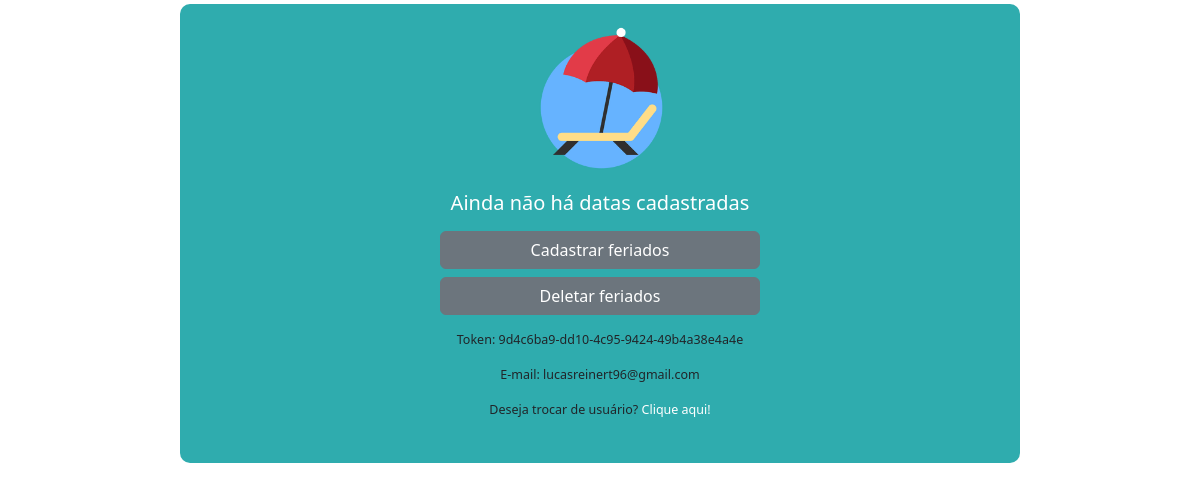
The app's page /users/ (signed in), older data.
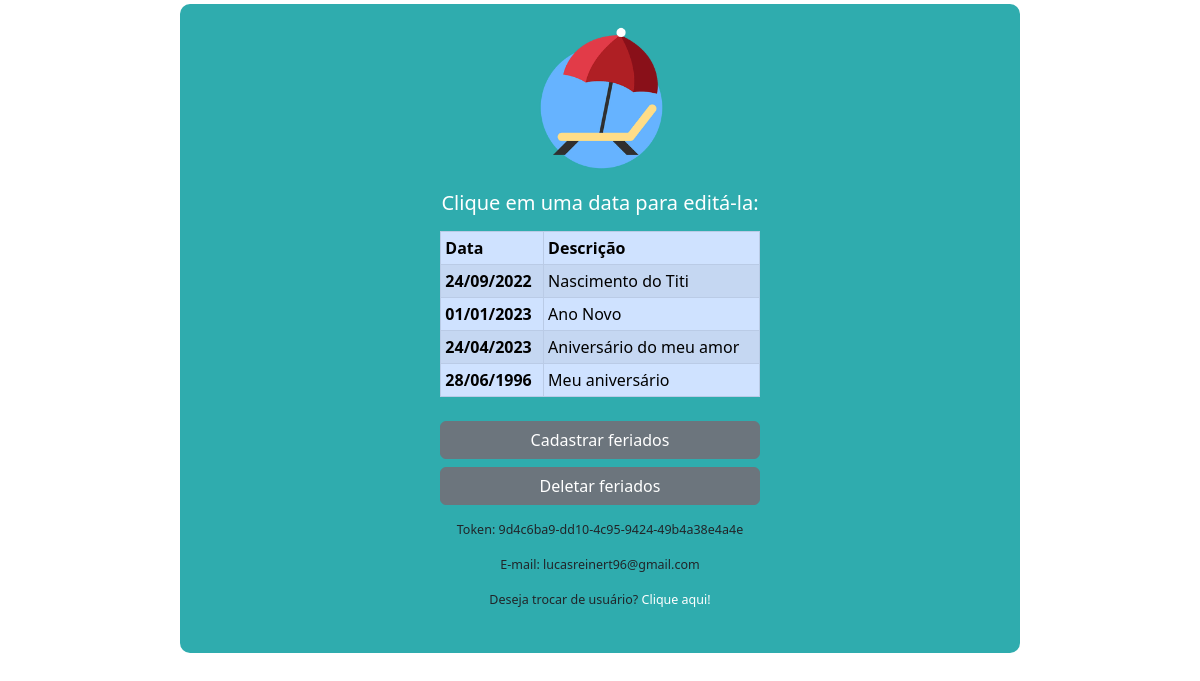
The same page, newer data.
### users/models.py (models this page shows, shortened)
class CustomUser(AbstractUser):
    token = models.UUIDField(primary_key=True, default=uuid.uuid4, editable=False)
    username = None
    email = models.EmailField(_("email address"), unique=True, null=False)
    USERNAME_FIELD = "email"
    REQUIRED_FIELDS = []
    objects = CustomUserManager()

### datas/models.py (models this page shows, shortened)
class Feriados(models.Model):
    usuario = models.ForeignKey(CustomUser, on_delete=models.CASCADE)
    data = models.DateField()
    description = models.CharField(max_length=200, default='Não especificado')
    class Meta:
        db_table = 'tb_feriados'

### users/views.py (the view)
# urls.py: path('', views.index, name='index'),
def index(request):
    if request.user.is_authenticated:
        listar_datas = request.user.feriados_set.all()
        quantidade_datas = listar_datas.count()
        context = {
            'listar_datas': listar_datas,
            'quantidade_datas': quantidade_datas
        }
        return render(request, 'inicio/index.html', context=context)
    else:
        return render(request, 'inicio/index.html')

### users/templates/inicio/index.html
{% extends 'base.html' %}
{% block content %}
{% load static %}
<div class="container mt-1 mb-1" style="width: 70%; background-color: #2FACAE; padding: 20px; border-radius: 10px">
    <div class="row mb-3">
        <div class="logo-container">
            <img
                    src="{% static 'logo.png' %}"
                    alt="Hi Platform"
                    width="150"
            >
        </div>
    </div>
    {% if not user.is_authenticated %}
        <div class="row justify-content-center">
            <div class="col-md-5 mb-1 align-self-center text-center">
                <h5>Atenção!</h5>
            </div>
        </div>
        <div class="row justify-content-center">
            <div class="col-md-5 mb-2 align-self-center text-center">
                <h5>Você não está <strong>logado!</strong></h5>
            </div>
        </div>
        <div class="row justify-content-center">
            <div class="col-md-5 mb-2 align-self-center text-center">
                <p>Para realizar o login: <a href="{% url 'login' %}">Clique aqui!</a></p>
            </div>
        </div>
    {% else %}
        {% if quantidade_datas == 0 %}
            <div class="row justify-content-center">
                <div class="col-md-5 mb-2 align-self-center text-center">
                    <h5>Ainda não há datas cadastradas</h5>
                </div>
            </div>
        {% else %}
            <div class="row justify-content-center">
                <div class="col-md-5 mb-2 align-self-center text-center">
                    <h5>Clique em uma data para editá-la:</h5>
                </div>
            </div>
            <div class="row justify-content-center">
                <div class="col-md-5 mb-2 overflow-auto" style="max-height: 210px">
                    <table class="table table-sm table-striped table-primary table-hover table-bordered">
                        <thead>
                            <tr>
                                <th scope="col">Data</th>
                                <th scope="col">Descrição</th>
                            </tr>
                        </thead>
                        <tbody>
                        {% for data in listar_datas %}
                            <tr onclick="window.location='{% url 'datas:editar_feriados' data.pk %}';">
                                <th scope="row">{{ data.data| date:"d/m/Y" }}</th>
                                <td>{{ data.description }}</td>
                            </tr>
                        {% endfor %}
                        </tbody>
                    </table>
                </div>
            </div>
        {% endif %}
        <div class="row justify-content-center">
            <div class="col-md-5 mb-2">
                <div class="row justify-content-center">
                    <div class="row md-6 mb-2 justify-content-center">
                        <a href="{% url 'datas:cadastrar_feriados' %}" class="btn btn-secondary text-white" style="width: 380px">Cadastrar feriados</a>
                    </div>
                </div>
                <div class="row justify-content-center">
                    <div class="row md-6 mb-2 justify-content-center">
                        <a href="{% url 'datas:selecionar_feriados' %}" class="btn btn-secondary text-white" style="width: 380px">Deletar feriados</a>
                    </div>
                </div>
            </div>
        </div>
        <div class="row justify-content-center">
            <div class="col-md-5 mb-0 align-self-center text-center">
                <p class="fw-medium" style="font-size: 12.5px">Token: {{ user.token }}</p>
            </div>
        </div>
        <div class="row justify-content-center">
            <div class="col-md-5 mb-0 align-self-center text-center">
                <p class="fw-medium" style="font-size: 12.5px">E-mail: {{ user.email }}</p>
            </div>
        </div>
        <div class="row justify-content-center">
            <div class="col-md-5 mb-2 align-self-center text-center" style="font-size: 12.5px">
                <p class="fw-medium">Deseja trocar de usuário? <a href="{% url 'logout' %}">Clique aqui!</a></p>
            </div>
        </div>
    {% endif %}
</div>
{% endblock %}

### frontend/base.html (shortened to what this page needs)
<!doctype html>
<html lang="en">
  <head>
    {% load static %}
    <link
            href="https://cdn.jsdelivr.net/npm/bootstrap@5.3.0-alpha3/dist/css/bootstrap.min.css"
            rel="stylesheet"
>
  </head>
  <body>
    {% block content %}
    {% endblock %}
  </body>
</html>

### frontend/base.html (style rules this page uses)
h5 { color: white }
.logo-container { display: flex; justify-content: center; margin-bottom: 1px; }
.container { width: 55% }
a { text-decoration: none; color: white }

Row changes from the older to the newer data that the page shows:
added Feriados: data "24/09/2022", description "Nascimento do Titi"
added Feriados: data "01/01/2023", description "Ano Novo"
added Feriados: data "24/04/2023", description "Aniversário do meu amor"
added Feriados: data "28/06/1996", description "Meu aniversário"
Text that changed along with them:
text no longer shown: "Ainda não há datas cadastradas"
text now shown: "Clique em uma data para editá-la: Data Descrição"
